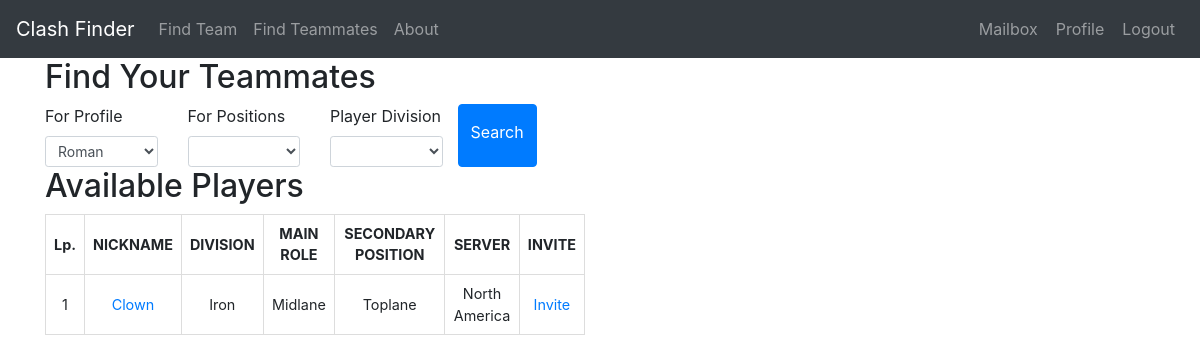
The app's page /findteammates (signed in) with its own data.
### models.py (models this page shows)
class Profile(UserMixin, db.Model):
    id = db.Column(db.Integer, primary_key=True)
    nickname = db.Column(db.String(64), index=True, unique=True)
    server = db.Column(db.String(10), index=True)
    division = db.Column(db.String(20), index=True)
    best_position = db.Column(db.String(20), index=True)
    alternative_position = db.Column(db.String(20), index=True)
    user_id = db.Column(db.Integer, db.ForeignKey('user.id'))
    clash_team = db.relationship('ClashTeam', backref='host', lazy='dynamic')
    invitation_in = db.relationship('ClashInvitation', backref='invitedguest', lazy='dynamic',
                                    cascade="all, delete, delete-orphan")
    request_out = db.relationship('ClashRequest', backref='candidate', lazy='dynamic',
                                  cascade="all, delete, delete-orphan")
    reported = db.relationship('ReportPlayer', backref='Reported', lazy='dynamic',
                               cascade="all, delete, delete-orphan")

### routes.py (the view, shortened to what this page needs)
@app.route('/findteammates', methods=['GET', 'POST'])
@login_required
def findteammates():
    user = User.query.filter_by(username=current_user.username).first_or_404()
    user_profiles = Profile.query.filter_by(user_id=user.id).all()
    user_profiles_id = []
    for user_profile in user_profiles:
        user_profiles_id.append(user_profile.id)
    find_teammates = Profile.query.filter(
        Profile.id.notin_(user_profiles_id)).all()
    if len(find_teammates) == 0:
        find_teammates = []
    form = SearchingProfile(user_id=user.id)
    return render_template('findteammates.html', get_server_short_name=get_server_short_name, find_teammates=find_teammates, form=form, user=user, user_profiles=user_profiles)

### forms.py
class SearchingProfile(FlaskForm):
    profile = SelectField('For Profile', validators=[
                          DataRequired()], choices=[], default=None)
    divisions = SelectField('Player Division', choices=divisions)
    role = SelectField('For Positions', choices=positions)
    submit = SubmitField('Search')
    def __init__(self, user_id, *args, **kwargs):
        super(SearchingProfile, self).__init__(*args, **kwargs)
        self.profile.choices = [(p.id, p.nickname)
                                for p in Profile.query.filter_by(user_id=user_id)]

### forms.py (called while the page is built)
def get_server_short_name(server_name):
    for server in servers:
        if server[0] == server_name:
            return server[1]
    return ''

### models.py (called while the page is built)
@login.user_loader
def load_user(id):
    return User.query.get(int(id))

### templates/findteammates.html (shortened to what this page needs)
{% extends "base.html" %}
{% block content %}
<div class="container">
	<div class="row">
		<div class="col-sm-6">
			<h2>Find Your Teammates</h2>
			<form method="POST" action="{{ url_for('findteammates') }}">
				<div class="row">
					<div class="col-md-3">
						{{ form.profile.label(class="form-control-label") }}
						{{ form.profile(class="form-control form-control-sm") }}
					</div>
					<div class="col-md-3">
						{{ form.role.label(class="form-control-label") }}
						{{ form.role(class="form-control form-control-sm") }}
					</div>
					<div class="col-md-3">
						{{ form.divisions.label(class="form-control-label") }}
						{{ form.divisions(class="form-control form-control-sm") }}
					</div>
					<button type="submit" class="btn btn-primary">{{ form.submit.label }}</button>
					<br>
				</div>
			</form>
			<h2>Available Players</h2>
			<div class="clash-available-teams">
				{% if find_teammates %}
				<table>
					<thead>
						<tr>
							<th>Lp.</th>
							<th>NICKNAME</th>
							<th>DIVISION</th>
							<th>MAIN ROLE</th>
							<th>SECONDARY POSITION</th>
							<th>SERVER</th>
							<th>INVITE</th>
						</tr>
					</thead>
					<tbody>
						{% for teammate in find_teammates %}
						<tr>
							<td>{{ loop.index }}</td>
							<td><a
									href="{{ url_for('profile', nickname=teammate.nickname, server=get_server_short_name(teammate.server).lower()) }}">{{
									teammate.nickname }}</a></td>
							<td>{{ teammate.division }}</td>
							<td>{{ teammate.best_position }}</td>
							<td>{{ teammate.alternative_position }}</td>
							<td>{{ teammate.server }}</td>
							<td><a
									href="{{ url_for('inviteteammates', user_id=user.id, guest_id=teammate.id) }}">Invite</a>
							</td>
						</tr>
						{% endfor %}
					</tbody>
				</table>
				{% else %}
				<p>There are currently no players meeting your requirements.</p>
				{% endif %}
			</div>
		</div>
	</div>
</div>
{% endblock %}

### templates/findteammates.html (style rules this page uses)
table { border-collapse: collapse; font-size: 0.9em; border: 1px solid #ddd; margin-bottom: 10px; }
th { border: 1px solid #ddd; padding: 8px; text-align: center; }
td { border: 1px solid #ddd; padding: 8px; text-align: center; }

### records on screen
Profile: nickname "Clown", division "Iron", best_position "Midlane", alternative_position "Toplane", server "North America"
